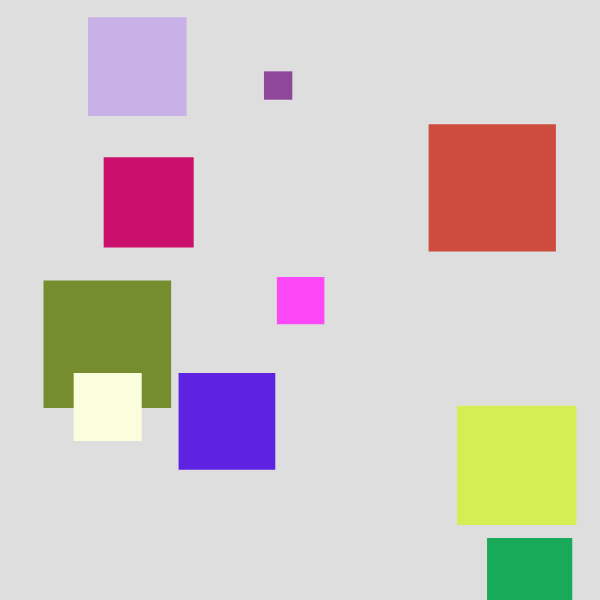
Frame 1 (no input)
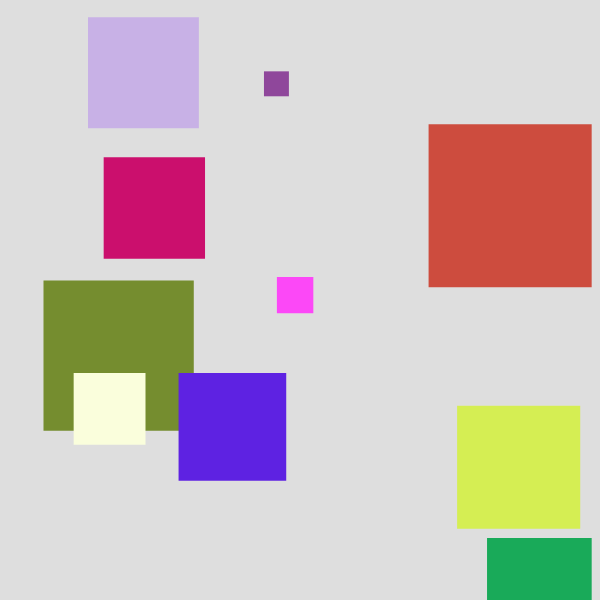
Frame 60 (no input)
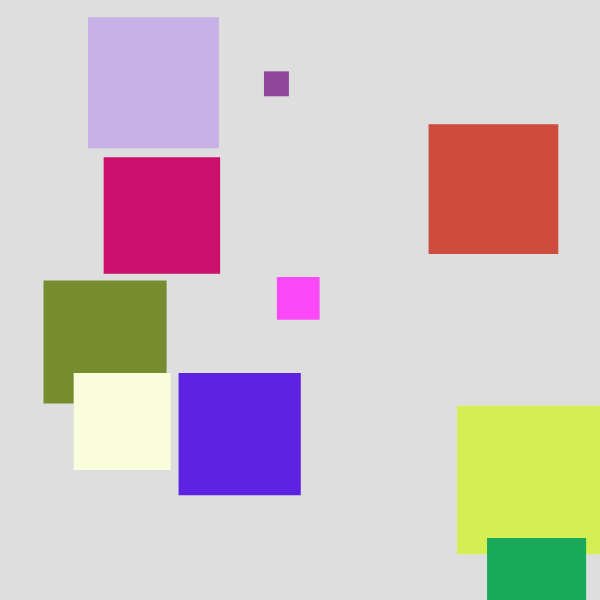
Frame 120 (the mouse pressed at the canvas centre since frame 60)

The p5.js sketch that drew these frames (run headless with seeded random() and noise() and a simulated clock; from frame 60 on, the mouse is pressed at the canvas centre):

// p5.js sketch
// ── sketch.js
//var shape1;
//var shape2;

var shapes = [];

function setup(){
	createCanvas(600,600);
	noStroke();
	//shape1 = new Shape(200, 300, 60, 100, 1, color(22, 160, 133));
	//shape2 = new Shape(400, 300, 20, 60, 1, color(22, 160, 133));
	for(var i = 0; i < 10; i++){
		shapes[i] = new Shape(random(width), random(height), random(20, 160), random(1, 5), color(random(255), random(255), random(255)));
	}
}

function draw(){
	background(222);
	//shape1.update();
	//shape2.update();
	for(var i = 0; i < shapes.length; i++){
		shapes[i].update();
	}
}

function Shape(xPos, yPos, size, spd, c){
	this.xPos = xPos;
	this.yPos = yPos;
	this.minSize = size - 10;
	this.size = size;
	this.maxSize = size + 40;
	this.spd = spd;
	this.c = c;

	this.update = function(){
		fill(c);
		if(this.size <= this.minSize || this.size >= this.maxSize){
			this.spd *= -1;
		}
		this.size += this.spd;
		rect(this.xPos, this.yPos, this.size, this.size);
	}
};
